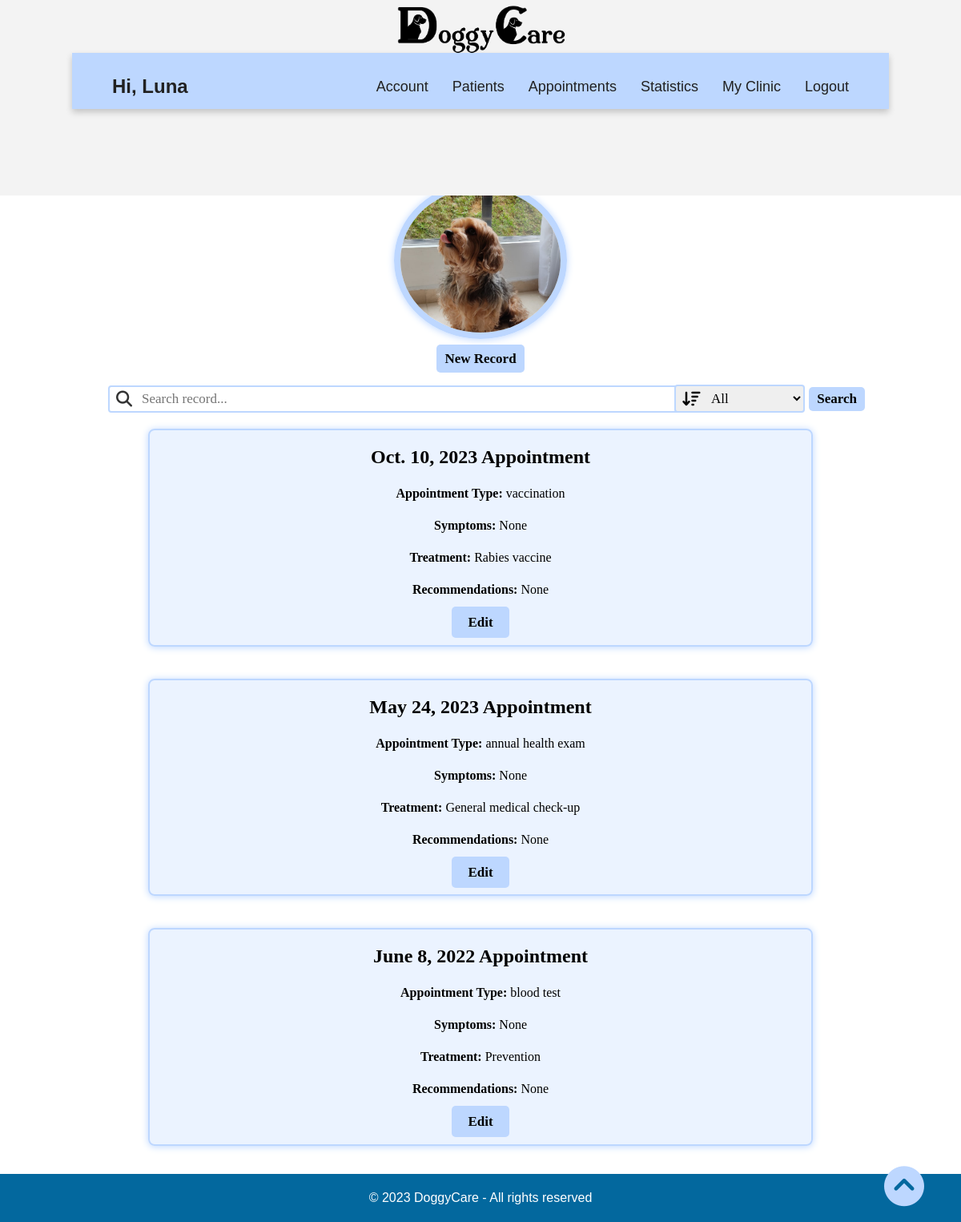
The app's page /vet/medical_record/7/ (signed in) with its own data.
### accounts/models.py (models this page shows)
class User(AbstractUser):
    email = models.EmailField(unique=True)
    is_vet = models.BooleanField(default=False)
    is_owner = models.BooleanField(default=False)

### vet/models.py (models this page shows, shortened)
class Dog(models.Model):
    GENDER_CHOICES = (
    ('Male', 'Male'),
    ('Female', 'Female'),
    )
    image= models.ImageField(upload_to='images/')
    id= models.AutoField(primary_key= True)
    owner= models.ForeignKey(Owner, on_delete=models.CASCADE)
    name= models.CharField(blank= False, max_length=20)
    breed= models.ForeignKey(breed, on_delete=models.CASCADE)
    birthdate= models.DateField(blank= False, validators=[validate_minor])
    weight= models.FloatField(blank= False)
    gender= models.CharField(blank= False, max_length=10, choices=GENDER_CHOICES)
    vaccination_card = models.ForeignKey(vaccination_card, on_delete=models.CASCADE,null=True,blank = True)
    vet= models.ForeignKey(Vet, on_delete=models.CASCADE)

class MedicalRecord(models.Model):
    dog = models.ForeignKey(Dog, on_delete=models.CASCADE,null=True, blank=True)
    date = models.DateField(blank = False)
    appointmentType = models.CharField(blank= False, max_length=100)
    symptoms = models.CharField(blank= False, max_length=500)
    treatment = models.CharField(blank= False, max_length=500)
    recommendations = models.CharField(blank= False, max_length=1000)

### vet/views.py (the view)
# urls.py: path('medical_record/<int:dog_id>/', views.medical_record, name='medical_record'),
@login_required
@vet_required
def medical_record(request, dog_id):
    dog = get_object_or_404(Dog, pk=dog_id)
    filter_by = request.GET.get('filterRecord')
    search_record_term = request.GET.get('searchRecord')
    if search_record_term:
        if filter_by == 'all':
            medical_record = MedicalRecord.objects.filter(
                Q(date__icontains=search_record_term) |
            Q(symptoms__icontains=search_record_term) |
            Q(appointmentType__icontains=search_record_term)|
            Q(treatment__icontains=search_record_term) |
            Q(recommendations__icontains=search_record_term),
            dog=dog
            ).order_by('-date')
        elif filter_by == 'date':
            medical_record =  MedicalRecord.objects.filter(date__icontains=search_record_term,dog=dog).order_by('-date')
        elif filter_by == 'appointmentType':
            medical_record =  MedicalRecord.objects.filter(appointmentType__icontains=search_record_term,dog=dog).order_by('-date')
        elif filter_by == 'symptoms':
            medical_record =  MedicalRecord.objects.filter(symptoms__icontains=search_record_term,dog=dog).order_by('-date')
        elif filter_by == 'treatment':
            medical_record =  MedicalRecord.objects.filter(treatment__icontains=search_record_term,dog=dog).order_by('-date')
        elif filter_by == 'recommendations':
            medical_record =  MedicalRecord.objects.filter(recommendations__icontains=search_record_term,dog=dog).order_by('-date')
    else:
        medical_record = MedicalRecord.objects.filter(dog=dog).order_by('-date')
    return render(request, 'medical_record.html', {'dog': dog, 'medical_records': medical_record})

### vet/templates/medical_record.html (shortened to what this page needs)
<!DOCTYPE html>
{% extends 'base.html' %}
{% load static %}
    {% block additional_styles %}
    <link rel="stylesheet" href="{% static 'css/vet/medical_record.css' %}">
    {% endblock additional_styles %}
        {% block content %}
        <div class="all"  id="start">
        <h1>{{dog.name}}'s Medical Record</h1>
        <div class="img">
            <img src="{{ dog.image.url }}" alt="{{ dog.name }} Image" style="border-radius: 50%; width: 200px; height: 180px; object-fit: cover; border: 8px solid rgb(189, 215, 255); box-shadow: 0px 1px 10px #bdd7ff;">
          </div>
        <div class="new-record" style="text-align: center;">
            <a href="{% url 'new_record' dog_id=dog.id %}" class="btn">New Record</a>
        </div>
        <form action="" class="search-record-bar">
        <div class="search_group">
            <i class="fa-solid fa-magnifying-glass"></i>
            <input type="text" class="form-control" name="searchRecord" placeholder="Search record...">
        </div>
            <div class="search-filter">
                <i class="fa-solid fa-arrow-down-wide-short"></i>
                <select class="form-control" name="filterRecord">
                    <option value="all">All</option>
                </select>
            </div>
            <button type="submit" class="btn btn-primary">Search</button>
        </form>
        <div class="records-list">
            {% for record in medical_records %}
            <div class="record-card">
                <div class="card-content p-3 mx-2">
                    <span>{{ record.date }} Appointment</span>
                    <p><strong>Appointment Type:</strong> {{ record.appointmentType }}</p>
                    <p><strong>Symptoms:</strong> {{ record.symptoms }}</p>
                    <p><strong>Treatment:</strong> {{ record.treatment }}</p>
                    <p><strong>Recommendations:</strong> {{ record.recommendations }}</p>
                    <div class="button-container">
                        <a href="{% url 'edit_medical_record' dog_id=dog.id  record_id=record.id%}" class="edit-button">Edit</a>
                    </div>
                </div>
            </div>
            {% endfor %}
        </div>
        <a href="#start" id="go-up-button"><i class="fa-solid fa-circle-chevron-up fa-bounce" style="color: #bdd7ff; text-shadow: 4px;"></i></a>
    </div>
        {% endblock content %}

### vet/templates/base.html (shortened to what this page needs)
<!DOCTYPE html>
{% load static %}
<html lang="en">
    <head>
        <link rel="stylesheet" href="{% static 'css/vet/base.css' %}">
        {% block additional_styles %}
        {% endblock additional_styles %}
    </head>
    <body>
        <header>
            <div class="container-top-bar">
                <div class="top-bar">
                    <a href="{% url 'home' %}">
                        <img src="{% static 'img/logo.png' %}" alt="Logo">
                    </a>
                </div>
        </div>
        <nav class="nav-bar">
            <div class="greeting">
                {% if user.is_authenticated %}
                <h3>Hi, {{ user.username }}</h3>
                {% endif %}
            </div>
            <div class="tabs">
                <ul>
                    <li><a href="">Account</a></li>
                    <li><a href="{% url 'patients' %}">Patients</a></li>
                    <li><a href="{% url 'appointment' %}">Appointments</a></li>
                    <li><a href="{% url 'statistics' %}">Statistics</a></li>
                    <li><a href="{% url 'show_clinic' %}">My Clinic</a></li>
                    <li><a href="{% url 'logout' %}">Logout</a></li>
                </ul>
            </div>
        </nav>
        </header>
        <main>
            {% block content %}
            {% endblock content%}
        </main>
    </body>
    <footer>
        <div>
            <p>&copy; 2023 DoggyCare - All rights reserved</p>
        </div>
    </footer>
</html>

### static/css/vet/base.css (style rules this page uses)
html { font-family: "Poppins", sans-serif; line-height: 1.15; -webkit-text-size-adjust: 100%; -webkit-tap-highlight-color: rgba(0, 0, 0, 0); }
body { margin: 0; font-size: 1rem; line-height: 1.5; text-align: left; }
.container-top-bar { position: absolute; top: 0; width: 100%; height: 16%; background-color: #F3F3F3; z-index: 0; }
.top-bar { display:flex; margin-top:5px; text-align: center; font-weight: 800; justify-content: center; }
.top-bar img { height: 62px; margin-left: 20px; margin-right: 20px; margin-top: 1px; }
h3 { font-size: 1.5rem; color: #212121; }
h1 { text-align: center; }
.nav-bar { margin-top: 5.5%; height: 70px; width: 85%; position: relative; left: 50%; transform: translateX(-50%); background-color: rgb(189, 215, 255); display:flex; flex-wrap: wrap; align-items: center; justify-content: space-between; box-shadow: 0 4px 8px rgba(0, 0, 0, 0.2); }
.greeting { margin-left: 50px; font-size: 30px; }
.tabs { margin-right: 50px; display: flex; flex-wrap: wrap; align-items: center; justify-content: space-between; }
.tabs ul { display: flex; }
.tabs li { margin-left: 30px; font-size: 16px; list-style-type: none; }
.nav-bar a { font-weight: 300; font-size: 18px; color: #212121; text-decoration: none; transition: color 0.3s }
footer { background-color: #03689e; color: #fff; padding: 2px 0; text-align:center; width: 100%; bottom: 0; }

### static/css/vet/medical_record.css (style rules this page uses)
main { margin-top: 15px; margin-bottom: 15px; margin: auto; }
main > * { margin-top: 15px; margin-bottom: 15px; }
.all { text-align: center; align-items: center; }
.search-record-bar { font-family: Georgia, serif; display: flex; align-items: center; padding: 0 50px 0; width: 80%; margin: auto; }
.search_group { align-items: center; margin: auto; width: 70%; position: relative; padding-right: 20px; }
.form-control { padding: 5px 10px; font-size: 17px; border-radius: 5px; width: 100%; font-family:"Century Gothic"; border: 2px solid #bdd7ff; border-radius: 4px; padding-left: 40px; }
.fa-magnifying-glass { position: absolute; left: 10px; top: 50%; font-size: 20px; color: #333; transform: translateX(-10px); transform: translateY(-10px); }
.new-record { display: flex; font-family: Georgia, serif; align-items: center; justify-content: center; transition: transform 0.3s ease; padding-bottom: 15px; }
.search-filter { position: relative; width: 17%; margin-right: 5px; }
.fa-arrow-down-wide-short { position: absolute; left: 10px; top: 50%; font-size: 20px; color: #000000; transform: translateX(-10px); transform: translateY(-10px); }
.fa-circle-chevron-up { position: fixed; bottom: 20px; right: 4rem; width: 2rem; font-size: 50px; }
.btn { padding: 5px 10px; font-size: 17px; text-decoration: none; background-color: rgb(189, 215, 255); color: #000000; border: none; border-radius: 5px; cursor: pointer; font-family:"Century Gothic"; font-weight: bold; }
.records-list { padding: 0 10px; display: flex; flex-wrap: wrap; justify-content: center; }
.record-card { border-radius: 8px; box-shadow: 0px 1px 10px #bdd7ff; background-color: rgba(189, 215, 255, 0.3); border: 2px solid rgb(189, 215, 255); overflow: hidden; width: 70%; margin: 20px; float: left; padding: auto; word-wrap: break-word; display: flex; flex-direction: column; transition: transform 0.3s ease; font-family:"Century Gothic"; }
span { font-size: 24px; color: #000000; font-weight: bold; text-align: center; margin-top: 20px; margin-bottom: auto; }
.record-card .card-content { padding: 15px; text-align: center; word-wrap: break-word; flex-grow: 1; font-family:"Century Gothic"; }
.edit-button { padding: 10px 20px; padding-bottom: 10px; font-size: 17px; text-decoration: none; background-color: #BDD7FF; color: #000000; border: none; border-radius: 5px; cursor: pointer; margin: 15px; height: 20px; font-family:"Century Gothic"; font-weight: bold; }

### records on screen
User: username "Luna"
Dog: image (picture)
MedicalRecord: date "Oct. 10, 2023", appointmentType "vaccination", symptoms "None", treatment "Rabies vaccine", recommendations "None"
MedicalRecord: date "May 24, 2023", appointmentType "annual health exam", symptoms "None", treatment "General medical check-up", recommendations "None"
MedicalRecord: date "June 8, 2022", appointmentType "blood test", symptoms "None", treatment "Prevention", recommendations "None"
